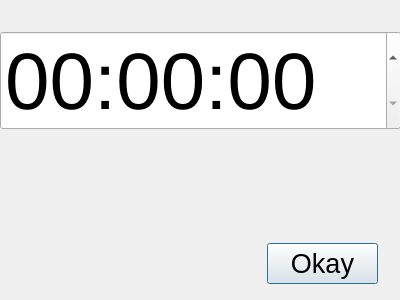
<?xml version="1.0" encoding="UTF-8"?>
<ui version="4.0">
 <class>TimeSetupDialog</class>
 <widget class="QDialog" name="TimeSetupDialog">
  <property name="geometry">
   <rect>
    <x>0</x>
    <y>0</y>
    <width>400</width>
    <height>300</height>
   </rect>
  </property>
  <property name="windowTitle">
   <string>Dialog</string>
  </property>
  <widget class="QWidget" name="verticalLayoutWidget">
   <property name="geometry">
    <rect>
     <x>0</x>
     <y>0</y>
     <width>401</width>
     <height>161</height>
    </rect>
   </property>
   <layout class="QVBoxLayout" name="verticalLayout">
    <item>
     <widget class="QTimeEdit" name="timeEdit">
      <property name="font">
       <font>
        <pointsize>60</pointsize>
       </font>
      </property>
      <property name="dateTime">
       <datetime>
        <hour>0</hour>
        <minute>0</minute>
        <second>0</second>
        <year>2000</year>
        <month>1</month>
        <day>1</day>
       </datetime>
      </property>
      <property name="displayFormat">
       <string>HH:mm:ss</string>
      </property>
     </widget>
    </item>
   </layout>
  </widget>
  <widget class="QPushButton" name="okButton">
   <property name="geometry">
    <rect>
     <x>267</x>
     <y>243</y>
     <width>111</width>
     <height>41</height>
    </rect>
   </property>
   <property name="font">
    <font>
     <pointsize>20</pointsize>
    </font>
   </property>
   <property name="text">
    <string>Okay</string>
   </property>
  </widget>
 </widget>
 <resources/>
 <connections/>
</ui>
